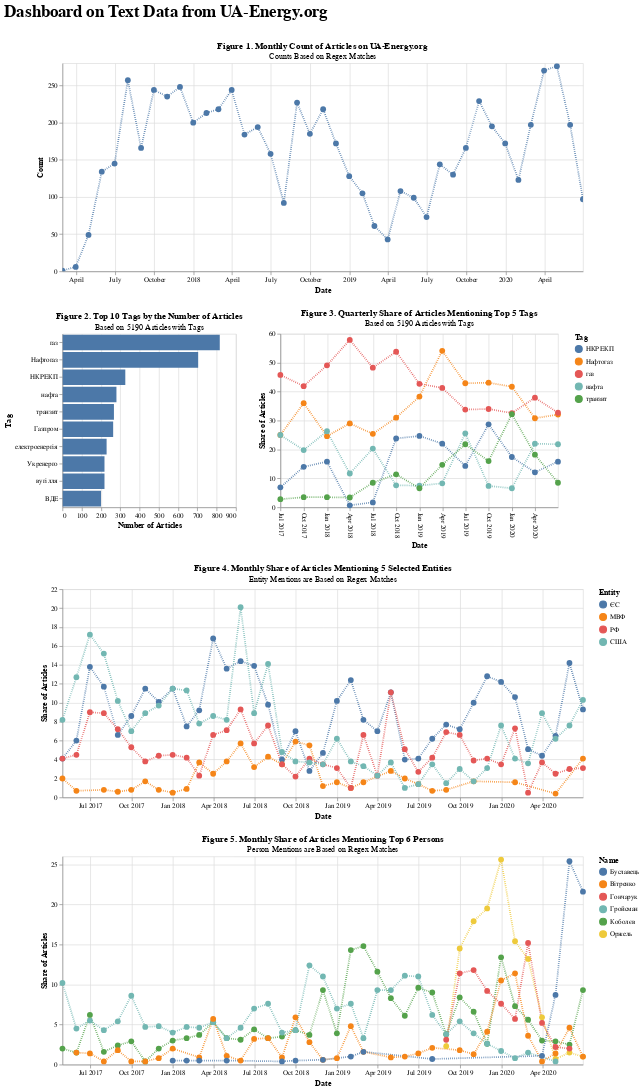

The notebook cell saved with this chart:
### Markdown cell above
<div class="alert alert-info">

**Note:** The below dashboard is interactive. For example, you can scale the figures, see additionlal information in tooltips or highlight specific lines using legends.

</div>

### Code cell
alt.vconcat(
    chart1, alt.hconcat(chart2, chart3), chart4, chart5,
    title = alt.TitleParams("Dashboard on Text Data from UA-Energy.org",
                            fontSize=24, anchor='start', offset = 30)
).resolve_scale(
    color='independent'
).configure_point(
    size=70
)

### Figure 1 — Vega-Lite specification as saved in the notebook (floating-point values rounded to 4 significant figures; data arrays with more than 128 entries replaced by an {"elided": "..."} marker saying what was removed)
{"config": {"view": {"continuousWidth": 400, "continuousHeight": 300}, "point": {"size": 70}}, "vconcat": [{"data": {"name": "data-f50df3590556269c9c1f16e99999d94a"}, "mark": {"type": "line", "point": true, "size": 2.5, "strokeDash": [1, 2]}, "encoding": {"tooltip": [{"type": "temporal", "field": "Date"}, {"type": "quantitative", "field": "Count"}], "x": {"type": "temporal", "field": "Date"}, "y": {"type": "quantitative", "field": "Count"}}, "selection": {"selector001": {"type": "interval", "bind": "scales", "encodings": ["x", "y"]}}, "title": {"text": "Figure 1. Monthly Count of Articles on UA-Energy.org", "subtitle": "Counts Based on Regex Matches"}, "width": 750}, {"hconcat": [{"data": {"name": "data-5582a1ceca687c894c30d18593cb4358"}, "mark": "bar", "encoding": {"tooltip": [{"type": "nominal", "field": "Tag"}, {"type": "quantitative", "field": "Frequency"}], "x": {"type": "quantitative", "field": "Frequency", "title": "Number of Articles"}, "y": {"type": "nominal", "field": "Tag", "sort": "-x"}}, "height": 250, "selection": {"selector002": {"type": "interval", "bind": "scales", "encodings": ["x", "y"]}}, "title": {"text": "Figure 2. Top 10 Tags by the Number of Articles ", "subtitle": "Based on 5190 Articles with Tags"}, "width": 250}, {"data": {"name": "data-24cbf1ba1920010a758031d9b575eb1a"}, "mark": {"type": "line", "point": true, "size": 2.5, "strokeDash": [1, 2]}, "encoding": {"color": {"type": "nominal", "field": "Tag"}, "opacity": {"condition": {"value": 1, "selection": "selector003"}, "value": 0.2}, "tooltip": [{"type": "nominal", "field": "Tag"}, {"type": "temporal", "field": "Date"}, {"type": "quantitative", "field": "Share"}], "x": {"type": "temporal", "axis": {"format": "%b %Y", "labelAngle": 90}, "field": "Date"}, "y": {"type": "quantitative", "field": "Share", "title": "Share of Articles"}}, "height": 250, "selection": {"selector003": {"type": "multi", "fields": ["Tag"], "bind": "legend"}}, "title": {"text": "Figure 3. Quarterly Share of Articles Mentioning Top 5 Tags", "subtitle": "Based on 5190 Articles with Tags"}, "width": 400}]}, {"data": {"name": "data-4a637b402c932bab240551fdf1649b0c"}, "mark": {"type": "line", "point": true, "size": 2.5, "strokeDash": [1, 2]}, "encoding": {"color": {"type": "nominal", "field": "Entity"}, "opacity": {"condition": {"value": 1, "selection": "selector004"}, "value": 0.2}, "tooltip": [{"type": "nominal", "field": "Entity"}, {"type": "temporal", "field": "Date"}, {"type": "quantitative", "field": "Share"}], "x": {"type": "temporal", "axis": {"format": "%b %Y"}, "field": "Date"}, "y": {"type": "quantitative", "field": "Share", "title": "Share of Articles"}}, "selection": {"selector004": {"type": "multi", "fields": ["Entity"], "bind": "legend"}}, "title": {"text": "Figure 4. Monthly Share of Articles Mentioning 5 Selected Entities", "subtitle": "Entity Mentions are Based on Regex Matches"}, "width": 750}, {"data": {"name": "data-3b843f9f4f5fe846845e90d8d7431764"}, "mark": {"type": "line", "point": true, "size": 2.5, "strokeDash": [1, 2]}, "encoding": {"color": {"type": "nominal", "field": "Name"}, "opacity": {"condition": {"value": 1, "selection": "selector005"}, "value": 0.2}, "tooltip": [{"type": "nominal", "field": "Name"}, {"type": "temporal", "field": "Date"}, {"type": "quantitative", "field": "Share"}], "x": {"type": "temporal", "axis": {"format": "%b %Y"}, "field": "Date"}, "y": {"type": "quantitative", "field": "Share", "title": "Share of Articles"}}, "selection": {"selector005": {"type": "multi", "fields": ["Name"], "bind": "legend"}}, "title": {"text": "Figure 5. Monthly Share of Articles Mentioning Top 6 Persons", "subtitle": "Person Mentions are Based on Regex Matches"}, "width": 750}], "resolve": {"scale": {"color": "independent"}}, "title": {"text": "Dashboard on Text Data from UA-Energy.org", "anchor": "start", "fontSize": 24, "offset": 30}, "$schema": "https://vega.github.io/schema/vega-lite/v4.8.1.json", "datasets": {"data-f50df3590556269c9c1f16e99999d94a": [{"Date": "2017-02-28T00:00:00", "Count": 1}, {"Date": "2017-03-31T00:00:00", "Count": 6}, {"Date": "2017-04-30T00:00:00", "Count": 49}, {"Date": "2017-05-31T00:00:00", "Count": 134}, {"Date": "2017-06-30T00:00:00", "Count": 145}, {"Date": "2017-07-31T00:00:00", "Count": 257}, {"Date": "2017-08-31T00:00:00", "Count": 166}, {"Date": "2017-09-30T00:00:00", "Count": 244}, {"Date": "2017-10-31T00:00:00", "Count": 235}, {"Date": "2017-11-30T00:00:00", "Count": 248}, {"Date": "2017-12-31T00:00:00", "Count": 200}, {"Date": "2018-01-31T00:00:00", "Count": 213}, {"Date": "2018-02-28T00:00:00", "Count": 218}, {"Date": "2018-03-31T00:00:00", "Count": 244}, {"Date": "2018-04-30T00:00:00", "Count": 184}, {"Date": "2018-05-31T00:00:00", "Count": 194}, {"Date": "2018-06-30T00:00:00", "Count": 158}, {"Date": "2018-07-31T00:00:00", "Count": 92}, {"Date": "2018-08-31T00:00:00", "Count": 227}, {"Date": "2018-09-30T00:00:00", "Count": 185}, {"Date": "2018-10-31T00:00:00", "Count": 218}, {"Date": "2018-11-30T00:00:00", "Count": 172}, {"Date": "2018-12-31T00:00:00", "Count": 128}, {"Date": "2019-01-31T00:00:00", "Count": 105}, {"Date": "2019-02-28T00:00:00", "Count": 61}, {"Date": "2019-03-31T00:00:00", "Count": 43}, {"Date": "2019-04-30T00:00:00", "Count": 108}, {"Date": "2019-05-31T00:00:00", "Count": 99}, {"Date": "2019-06-30T00:00:00", "Count": 73}, {"Date": "2019-07-31T00:00:00", "Count": 144}, {"Date": "2019-08-31T00:00:00", "Count": 130}, {"Date": "2019-09-30T00:00:00", "Count": 166}, {"Date": "2019-10-31T00:00:00", "Count": 229}, {"Date": "2019-11-30T00:00:00", "Count": 195}, {"Date": "2019-12-31T00:00:00", "Count": 172}, {"Date": "2020-01-31T00:00:00", "Count": 123}, {"Date": "2020-02-29T00:00:00", "Count": 197}, {"Date": "2020-03-31T00:00:00", "Count": 270}, {"Date": "2020-04-30T00:00:00", "Count": 276}, {"Date": "2020-05-31T00:00:00", "Count": 197}, {"Date": "2020-06-30T00:00:00", "Count": 97}], "data-5582a1ceca687c894c30d18593cb4358": [{"Tag": "газ", "Frequency": 816}, {"Tag": "Нафтогаз", "Frequency": 704}, {"Tag": "НКРЕКП", "Frequency": 326}, {"Tag": "нафта", "Frequency": 280}, {"Tag": "транзит", "Frequency": 267}, {"Tag": "Газпром", "Frequency": 263}, {"Tag": "електроенергія", "Frequency": 229}, {"Tag": "Укренерго", "Frequency": 218}, {"Tag": "вугілля", "Frequency": 218}, {"Tag": "ВДЕ", "Frequency": 200}], "data-24cbf1ba1920010a758031d9b575eb1a": [{"Date": "2017-06-30T00:00:00", "Tag": "НКРЕКП", "Link": 5, "N_Articles": 72, "Share": 6.9}, {"Date": "2017-06-30T00:00:00", "Tag": "Нафтогаз", "Link": 18, "N_Articles": 72, "Share": 25.0}, {"Date": "2017-06-30T00:00:00", "Tag": "газ", "Link": 33, "N_Articles": 72, "Share": 45.8}, {"Date": "2017-06-30T00:00:00", "Tag": "нафта", "Link": 18, "N_Articles": 72, "Share": 25.0}, {"Date": "2017-06-30T00:00:00", "Tag": "транзит", "Link": 2, "N_Articles": 72, "Share": 2.8}, {"Date": "2017-09-30T00:00:00", "Tag": "НКРЕКП", "Link": 12, "N_Articles": 86, "Share": 14.0}, {"Date": "2017-09-30T00:00:00", "Tag": "Нафтогаз", "Link": 31, "N_Articles": 86, "Share": 36.0}, {"Date": "2017-09-30T00:00:00", "Tag": "газ", "Link": 36, "N_Articles": 86, "Share": 41.9}, {"Date": "2017-09-30T00:00:00", "Tag": "нафта", "Link": 17, "N_Articles": 86, "Share": 19.8}, {"Date": "2017-09-30T00:00:00", "Tag": "транзит", "Link": 3, "N_Articles": 86, "Share": 3.5}, {"Date": "2017-12-31T00:00:00", "Tag": "НКРЕКП", "Link": 9, "N_Articles": 57, "Share": 15.8}, {"Date": "2017-12-31T00:00:00", "Tag": "Нафтогаз", "Link": 14, "N_Articles": 57, "Share": 24.6}, {"Date": "2017-12-31T00:00:00", "Tag": "газ", "Link": 28, "N_Articles": 57, "Share": 49.1}, {"Date": "2017-12-31T00:00:00", "Tag": "нафта", "Link": 15, "N_Articles": 57, "Share": 26.3}, {"Date": "2017-12-31T00:00:00", "Tag": "транзит", "Link": 2, "N_Articles": 57, "Share": 3.5}, {"Date": "2018-03-31T00:00:00", "Tag": "НКРЕКП", "Link": 1, "N_Articles": 145, "Share": 0.7}, {"Date": "2018-03-31T00:00:00", "Tag": "Нафтогаз", "Link": 42, "N_Articles": 145, "Share": 29.0}, {"Date": "2018-03-31T00:00:00", "Tag": "газ", "Link": 84, "N_Articles": 145, "Share": 57.9}, {"Date": "2018-03-31T00:00:00", "Tag": "нафта", "Link": 17, "N_Articles": 145, "Share": 11.7}, {"Date": "2018-03-31T00:00:00", "Tag": "транзит", "Link": 5, "N_Articles": 145, "Share": 3.4}, {"Date": "2018-06-30T00:00:00", "Tag": "НКРЕКП", "Link": 2, "N_Articles": 118, "Share": 1.7}, {"Date": "2018-06-30T00:00:00", "Tag": "Нафтогаз", "Link": 30, "N_Articles": 118, "Share": 25.4}, {"Date": "2018-06-30T00:00:00", "Tag": "газ", "Link": 57, "N_Articles": 118, "Share": 48.3}, {"Date": "2018-06-30T00:00:00", "Tag": "нафта", "Link": 24, "N_Articles": 118, "Share": 20.3}, {"Date": "2018-06-30T00:00:00", "Tag": "транзит", "Link": 10, "N_Articles": 118, "Share": 8.5}, {"Date": "2018-09-30T00:00:00", "Tag": "НКРЕКП", "Link": 50, "N_Articles": 210, "Share": 23.8}, {"Date": "2018-09-30T00:00:00", "Tag": "Нафтогаз", "Link": 65, "N_Articles": 210, "Share": 31.0}, {"Date": "2018-09-30T00:00:00", "Tag": "газ", "Link": 113, "N_Articles": 210, "Share": 53.8}, {"Date": "2018-09-30T00:00:00", "Tag": "нафта", "Link": 16, "N_Articles": 210, "Share": 7.6}, {"Date": "2018-09-30T00:00:00", "Tag": "транзит", "Link": 24, "N_Articles": 210, "Share": 11.4}, {"Date": "2018-12-31T00:00:00", "Tag": "НКРЕКП", "Link": 56, "N_Articles": 227, "Share": 24.7}, {"Date": "2018-12-31T00:00:00", "Tag": "Нафтогаз", "Link": 87, "N_Articles": 227, "Share": 38.3}, {"Date": "2018-12-31T00:00:00", "Tag": "газ", "Link": 97, "N_Articles": 227, "Share": 42.7}, {"Date": "2018-12-31T00:00:00", "Tag": "нафта", "Link": 17, "N_Articles": 227, "Share": 7.5}, {"Date": "2018-12-31T00:00:00", "Tag": "транзит", "Link": 15, "N_Articles": 227, "Share": 6.6}, {"Date": "2019-03-31T00:00:00", "Tag": "НКРЕКП", "Link": 24, "N_Articles": 109, "Share": 22.0}, {"Date": "2019-03-31T00:00:00", "Tag": "Нафтогаз", "Link": 59, "N_Articles": 109, "Share": 54.1}, {"Date": "2019-03-31T00:00:00", "Tag": "газ", "Link": 45, "N_Articles": 109, "Share": 41.3}, {"Date": "2019-03-31T00:00:00", "Tag": "нафта", "Link": 9, "N_Articles": 109, "Share": 8.3}, {"Date": "2019-03-31T00:00:00", "Tag": "транзит", "Link": 16, "N_Articles": 109, "Share": 14.7}, {"Date": "2019-06-30T00:00:00", "Tag": "НКРЕКП", "Link": 19, "N_Articles": 133, "Share": 14.3}, {"Date": "2019-06-30T00:00:00", "Tag": "Нафтогаз", "Link": 57, "N_Articles": 133, "Share": 42.9}, {"Date": "2019-06-30T00:00:00", "Tag": "газ", "Link": 45, "N_Articles": 133, "Share": 33.8}, {"Date": "2019-06-30T00:00:00", "Tag": "нафта", "Link": 34, "N_Articles": 133, "Share": 25.6}, {"Date": "2019-06-30T00:00:00", "Tag": "транзит", "Link": 29, "N_Articles": 133, "Share": 21.8}, {"Date": "2019-09-30T00:00:00", "Tag": "НКРЕКП", "Link": 54, "N_Articles": 188, "Share": 28.7}, {"Date": "2019-09-30T00:00:00", "Tag": "Нафтогаз", "Link": 81, "N_Articles": 188, "Share": 43.1}, {"Date": "2019-09-30T00:00:00", "Tag": "газ", "Link": 64, "N_Articles": 188, "Share": 34.0}, {"Date": "2019-09-30T00:00:00", "Tag": "нафта", "Link": 14, "N_Articles": 188, "Share": 7.4}, {"Date": "2019-09-30T00:00:00", "Tag": "транзит", "Link": 30, "N_Articles": 188, "Share": 16.0}, {"Date": "2019-12-31T00:00:00", "Tag": "НКРЕКП", "Link": 42, "N_Articles": 242, "Share": 17.4}, {"Date": "2019-12-31T00:00:00", "Tag": "Нафтогаз", "Link": 101, "N_Articles": 242, "Share": 41.7}, {"Date": "2019-12-31T00:00:00", "Tag": "газ", "Link": 79, "N_Articles": 242, "Share": 32.6}, {"Date": "2019-12-31T00:00:00", "Tag": "нафта", "Link": 16, "N_Articles": 242, "Share": 6.6}, {"Date": "2019-12-31T00:00:00", "Tag": "транзит", "Link": 78, "N_Articles": 242, "Share": 32.2}, {"Date": "2020-03-31T00:00:00", "Tag": "НКРЕКП", "Link": 26, "N_Articles": 214, "Share": 12.1}, {"Date": "2020-03-31T00:00:00", "Tag": "Нафтогаз", "Link": 66, "N_Articles": 214, "Share": 30.8}, {"Date": "2020-03-31T00:00:00", "Tag": "газ", "Link": 81, "N_Articles": 214, "Share": 37.9}, {"Date": "2020-03-31T00:00:00", "Tag": "нафта", "Link": 47, "N_Articles": 214, "Share": 22.0}, {"Date": "2020-03-31T00:00:00", "Tag": "транзит", "Link": 39, "N_Articles": 214, "Share": 18.2}, {"Date": "2020-06-30T00:00:00", "Tag": "НКРЕКП", "Link": 26, "N_Articles": 165, "Share": 15.8}, {"Date": "2020-06-30T00:00:00", "Tag": "Нафтогаз", "Link": 53, "N_Articles": 165, "Share": 32.1}, {"Date": "2020-06-30T00:00:00", "Tag": "газ", "Link": 54, "N_Articles": 165, "Share": 32.7}, {"Date": "2020-06-30T00:00:00", "Tag": "нафта", "Link": 36, "N_Articles": 165, "Share": 21.8}, {"Date": "2020-06-30T00:00:00", "Tag": "транзит", "Link": 14, "N_Articles": 165, "Share": 8.5}], "data-4a637b402c932bab240551fdf1649b0c": {"elided": "148 records"}, "data-3b843f9f4f5fe846845e90d8d7431764": {"elided": "145 records"}}}
